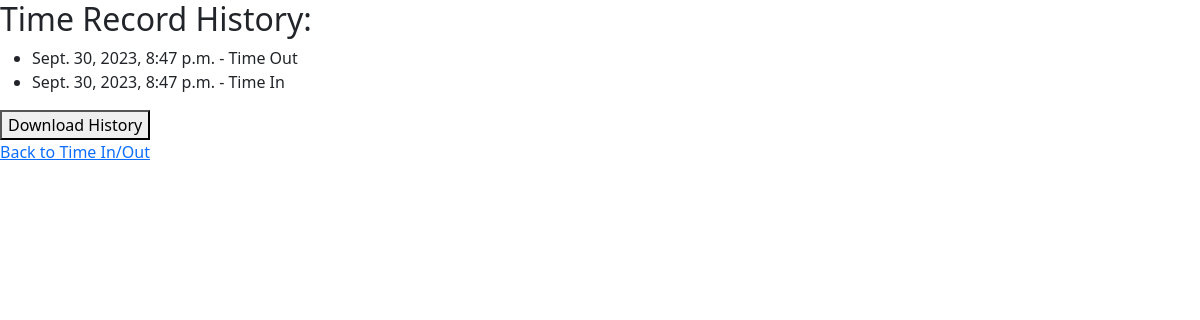
Page /internship/view_time_records/ (signed in) on the earlier database version.
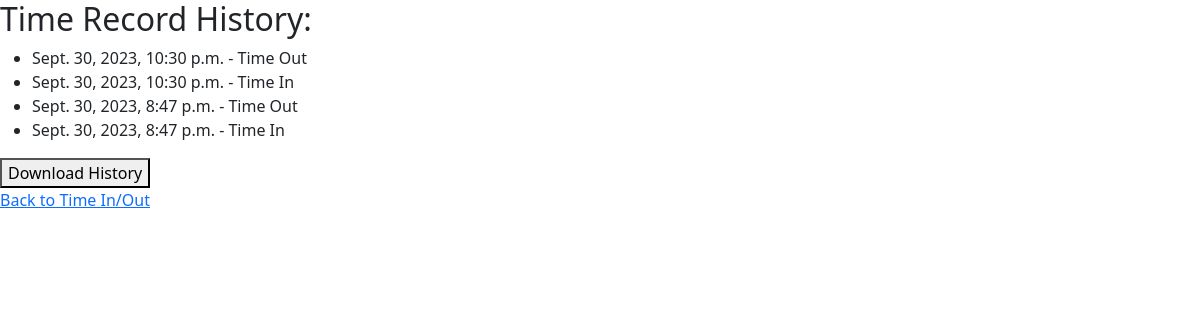
Same page on the later database version.
### internship/models.py (models this page shows, shortened)
class TimeRecord(models.Model):
    intern_user = models.ForeignKey(intern, on_delete=models.CASCADE, default=None)
    daily_accomplishment = models.ForeignKey(DailyAccomplishment, on_delete=models.CASCADE, default=None)
    timestamp = models.DateTimeField(default=now)
    is_time_in = models.BooleanField(default=True)
    action = models.CharField(max_length=8, choices=[('Time In', 'Time In'), ('Time Out', 'Time Out')], default='Time In')

### internship/views.py (the view)
# urls.py: path('view_time_records/', views.view_time_records, name='view_time_records'),
@login_required
def view_time_records(request):
    time_records = TimeRecord.objects.filter(intern_user=request.user).order_by('-timestamp')
    if 'download_history' in request.POST:
        text_content = generate_time_records_text(time_records)
        response = HttpResponse(text_content, content_type='text/plain')
        response['Content-Disposition'] = 'attachment; filename="time_records.txt"'
        return response
    return render(request, 'DTR/view_time_records.html', {'time_records': time_records})

### templates/DTR/view_time_records.html (shortened to what this page needs)
{% extends "base.html" %}
{% load static %}
{% block content %}
  <h2>Time Record History:</h2>
  <ul>
    {% for record in time_records %}
      <li>{{ record.timestamp }} - {{ record.action }}</li>
    {% empty %}
      <li>No time records available.</li>
    {% endfor %}
  </ul>
  <form method="post" action="{% url 'download_history' %}">
    <button type="submit" name="download_history" value="true">Download History</button>
  </form>
  <a href="{% url 'time_in_out' %}">Back to Time In/Out</a>
{% endblock %}

### templates/base.html (shortened to what this page needs)
{% load static %}
<!DOCTYPE html>
<html>
<head>
  <link rel="stylesheet" href="https://cdn.jsdelivr.net/npm/bootstrap@5.3.0/dist/css/bootstrap.min.css">
</head>
<body>
    {% block content %}
    {% endblock %}
</body>
</html>

Differences in the rows shown:
added TimeRecord: timestamp "Sept. 30, 2023, 10:30 p.m.", action "Time Out"
added TimeRecord: timestamp "Sept. 30, 2023, 10:30 p.m.", action "Time In"
